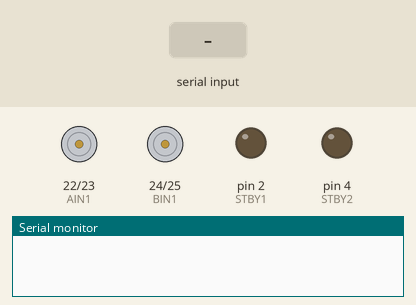
This sketch was run on a simulated Arduino Mega 2560, built with avr-gcc and run on an emulated ATmega2560. Parts: motor-driver pin pairs drawn as motors (green arrow = first pin HIGH = forward, orange = second pin HIGH = backward, longer = more drive, scaled by the enable pin, stopped while the standby pin is LOW), output pins drawn as LEDs (lit = HIGH), the last lines printed to the serial monitor. The inputs (shaded band) are chosen by the test bench.

Above: at 1.2 s.
1.3 s: "a" received over Serial
At 2.3 s:
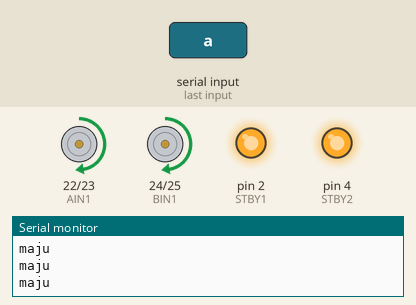
2.8 s: "s" received over Serial
At 3.6 s:
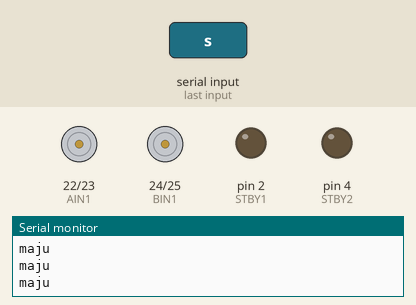
4.3 s: "d" received over Serial
At 5.5 s:
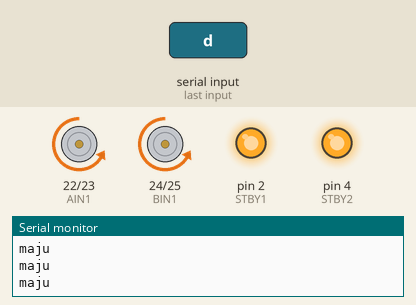
5.8 s: "s" received over Serial
At 6.9 s:
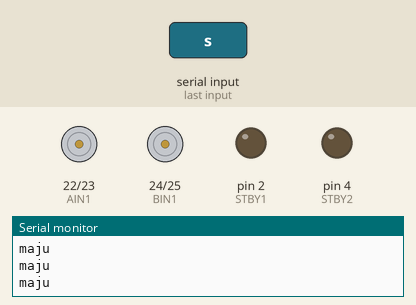
Timing chart, 0 to 8.3 s (numbered marks = the images above; inputs shaded):
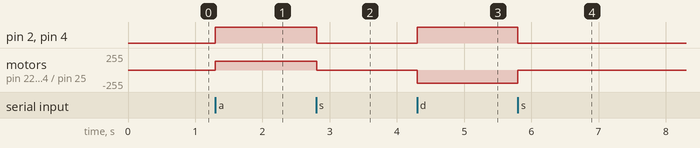

The sketch:

motor.ino
```cpp
int STBY1 = 2; //standby
int STBY2 = 4; //standby

//Motor A
int PWMA = 3; //Speed control
int AIN1 = 22; //Direction
int AIN2 = 23; //Direction

//Motor B
int PWMB = 5; //Speed control
int BIN1 = 24; //Direction
int BIN2 = 25; //Direction

void setup(){
//  myservo.attach(9);
//  myservo.write(0);
//  delay(1000);

  pinMode(STBY1, OUTPUT);
  pinMode(STBY2, OUTPUT);

  pinMode(PWMA, OUTPUT);
  pinMode(AIN1, OUTPUT);
  pinMode(AIN2, OUTPUT);

  pinMode(PWMB, OUTPUT);
  pinMode(BIN1, OUTPUT);
  pinMode(BIN2, OUTPUT);
  Serial.begin(9600);
}

unsigned char c;

void loop(){
    if(Serial.available() > 0){
      c = Serial.read();
      }

      if(c=='a'){
          maju();
          Serial.println("maju");
        }else if(c=='s'){
          stopMOTOR();
          }else if(c=='d'){
          mundur();
          }
  }
void move(int motor, int speed, int direction){
//Move specific motor at speed and direction
//motor: 0 for B 1 for A
//speed: 0 is off, and 255 is full speed
//direction: 0 clockwise, 1 counter-clockwise

  digitalWrite(STBY1, HIGH); //disable standby
  digitalWrite(STBY2, HIGH); //disable standby

  boolean inPin1 = LOW;
  boolean inPin2 = HIGH;

  if(direction == 1){
    inPin1 = HIGH;
    inPin2 = LOW;
  }

  if(motor == 1){
    digitalWrite(AIN1, inPin1);
    digitalWrite(AIN2, inPin2);
    analogWrite(PWMA, speed);
  }else{
    digitalWrite(BIN1, inPin1);
    digitalWrite(BIN2, inPin2);
    analogWrite(PWMB, speed);
  }
}

void maju(){
  move(1, 128, 1); //motor 1, full speed, left
  move(2, 128, 1); //motor 2, full speed, left
}

void serongKanan(){
  move(1, 200, 1); //motor 1, full speed, left
  move(2, 200, 1); //motor 2, full speed, left
}

void serongKiri(){
  move(1, 200, 1); //motor 1, full speed, left
  move(2, 200, 1); //motor 2, full speed, left
}

void kiri(){
  move(1, 200, 1); //motor 1, half speed, right
  move(2, 200, 1); //motor 2, half speed, right

}

void kanan(){
  move(1, 200, 1); //motor 1, half speed, right
  move(2, 200, 1); //motor 2, half speed, right

}

void mundur(){
  move(1, 200, 0); //motor 1, half speed, right
  move(2, 200, 0); //motor 2, half speed, right

}

void stopMOTOR(){
//enable standby
  digitalWrite(STBY1, LOW);
  digitalWrite(STBY2, LOW);
}
```

Measured:
- after the input at 1.3 s, pin 2 (STBY1), pin 4 (STBY2): LOW → HIGH at once; motor on pin 22 (AIN1) / pin 23 (AIN2), motor on pin 24 (BIN1) / pin 25 (BIN2): stopped → forward 128/255 at once
- after the input at 2.8 s, pin 2 (STBY1), pin 4 (STBY2): HIGH → LOW at once; motor on pin 22 (AIN1) / pin 23 (AIN2), motor on pin 24 (BIN1) / pin 25 (BIN2): forward 128/255 → stopped at once
- after the input at 4.3 s, pin 2 (STBY1), pin 4 (STBY2): LOW → HIGH at once; motor on pin 22 (AIN1) / pin 23 (AIN2), motor on pin 24 (BIN1) / pin 25 (BIN2): stopped → backward 200/255 at once
- after the input at 5.8 s, pin 2 (STBY1), pin 4 (STBY2): HIGH → LOW at once; motor on pin 22 (AIN1) / pin 23 (AIN2), motor on pin 24 (BIN1) / pin 25 (BIN2): backward 200/255 → stopped at once
